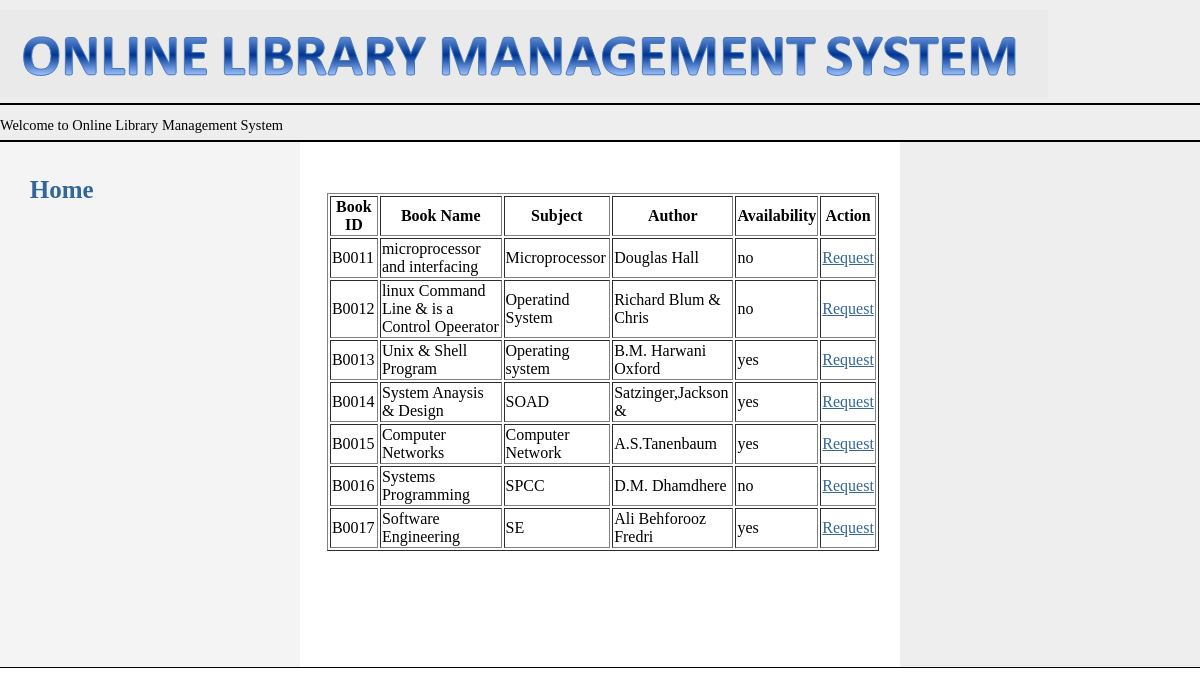
Page /member_viewbook.php on the committed database.
### tables this page shows
CREATE TABLE `book` (
  `Bid` varchar(10) NOT NULL,
  `Bname` varchar(50) NOT NULL,
  `Subject` varchar(30) NOT NULL,
  `Author` varchar(50) NOT NULL,
  `Availability` varchar(5) NOT NULL
);

### member_viewbook.php (the view, shortened to what this page needs)
<html>
<head>
	<link rel="stylesheet" type="text/css" href="screen.css" media="screen" />
</head>
<body>
<div id="header">
	<img src="logo.png" name="logo" />
	<p id="layoutdims"><marquee>Welcome to Online Library Management System</marquee></p>
</div>
<div class="colmask threecol">
	<div class="colmid">
		<div class="colleft">
			<div class="col1">
				<br><br><br>
				<?php
include 'conn.php';
 $data = $mysqli->query("SELECT * FROM book");
   echo "<table border='1' align='center'>
 <th>Book ID</th>
 <th>Book Name</th>
 <th>Subject</th>
  <th>Author</th>
 <th>Availability</th>
 <th>Action</th>";
 while ($r=$data->fetch_array())
 {
 echo "<tr>
 <td>$r[Bid]</td>
 <td>$r[Bname]</td>
 <td>$r[Subject]</td>
 <td>$r[Author]</td>
 <td>$r[Availability]</td>
 <td><a href='memrequest_books.php?bid=$r[Bid]'>Request</a></td>
 </tr>";
 }
 echo "</table>";
 ?>
				<br><br><br><br><br><br>
			</div>
			<div class="col2">
					<br><br>
					<a href="member.php" style="font-size:25px; background-color:transparent;text-decoration:none; color:#369; "><b>Home</b></a><br><br>
			</div>
			<div class="col3">
			</div>
		</div>
	</div>
</div>
<div id="footer">
</div>
</body>
</html>

### screen.css (style rules this page uses)
body { margin:0; padding:0; border:0; width:100%; background:#fff; font-size:90%; }
a { color:#369; }
p { margin:.4em 0 .8em 0; padding:0; }
img { margin:10px 0 5px; }
#header { clear:both; float:center; width:100%; background:#eee; }
#header img { align: center; }
#header { border-bottom:2px solid #000; }
#header p, #header h1, #header h2 { padding:.4em 15px 0 15px; margin:0; }
#layoutdims { clear:both; background:#eee; border-top:2px solid #000; margin:0; padding:6px 15px !important; text-align:right; }
.colmask { position:relative; clear:both; float:left; width:100%; overflow:hidden; }
.colright, .colmid, .colleft { float:left; width:100%; position:relative; }
.col1, .col2, .col3 { float:left; position:relative; padding:0 0 1em 0.2em; overflow:hidden; }
.threecol { background:#eee; }
.threecol .colmid { right:25%; background:#fff; }
.threecol .colleft { right:50%; background:#f4f4f4; }
.threecol .col1 { width:46%; left:102%; }
.threecol .col2 { width:21%; left:31%; }
.threecol .col3 { width:21%; left:85%; }
#footer { clear:both; float:left; width:100%; border-top:1px solid #000; background:#eee; }

### rows in the picture
book: Bid "B0011", Bname "microprocessor and interfacing", Subject "Microprocessor", Author "Douglas Hall", Availability "no"
book: Bid "B0012", Bname "linux Command Line & is a Control Opeerator", Subject "Operatind System", Author "Richard Blum & Chris", Availability "no"
book: Bid "B0013", Bname "Unix & Shell Program", Subject "Operating system", Author "B.M. Harwani Oxford", Availability "yes"
book: Bid "B0014", Bname "System Anaysis & Design", Subject "SOAD", Author "Satzinger,Jackson &", Availability "yes"
book: Bid "B0015", Bname "Computer Networks", Subject "Computer Network", Author "A.S.Tanenbaum", Availability "yes"
book: Bid "B0016", Bname "Systems Programming", Subject "SPCC", Author "D.M. Dhamdhere", Availability "no"
book: Bid "B0017", Bname "Software Engineering", Subject "SE", Author "Ali Behforooz Fredri", Availability "yes"
